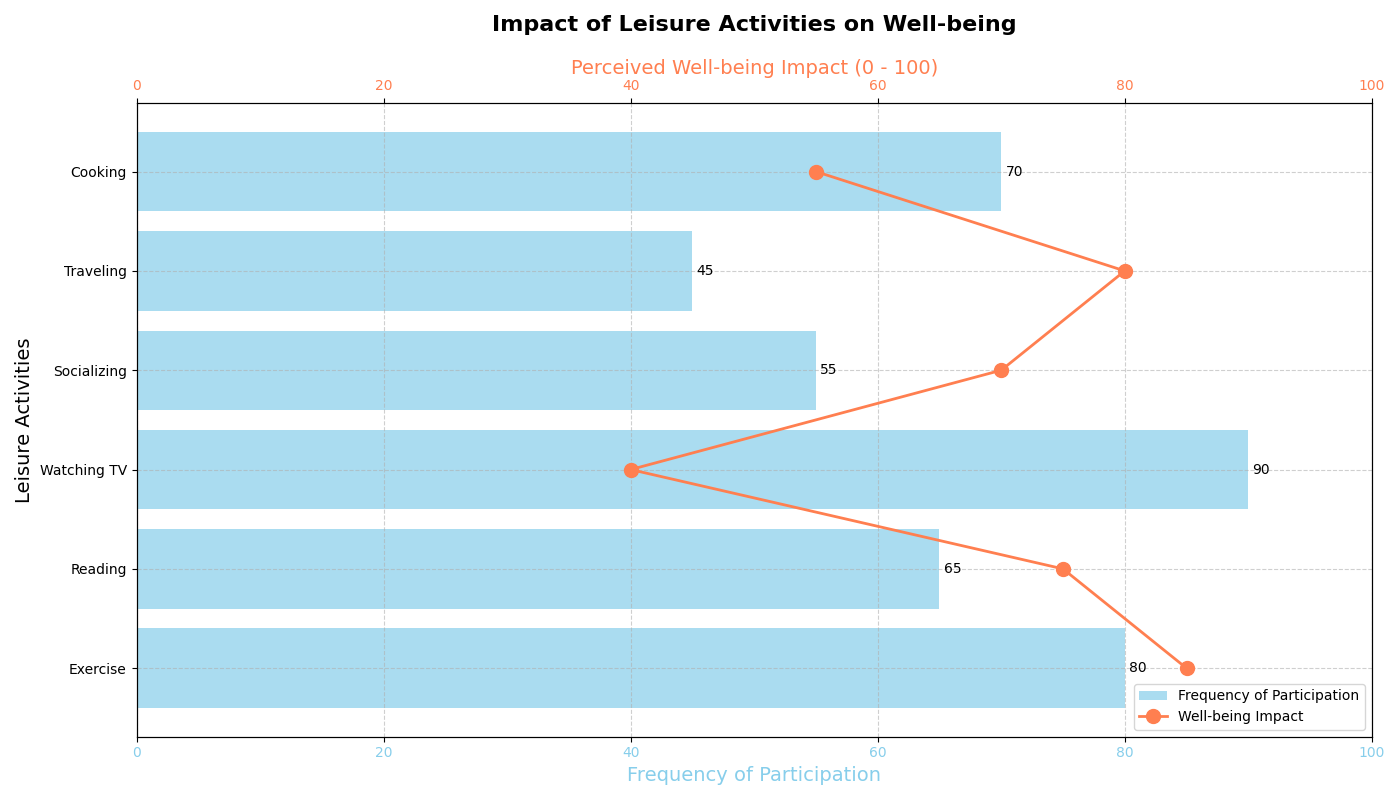

The Python source for this figure:
import matplotlib.pyplot as plt
import numpy as np

activities = ["Exercise", "Reading", "Watching TV", "Socializing", "Traveling", "Cooking"]
frequencies = np.array([80, 65, 90, 55, 45, 70])
well_being_impact = np.array([85, 75, 40, 70, 80, 55])

fig, ax1 = plt.subplots(figsize=(14, 8))

bars = ax1.barh(activities, frequencies, color='skyblue', alpha=0.7, label='Frequency of Participation')

for bar in bars:
    width = bar.get_width()
    ax1.annotate(f'{width}',
                xy=(width, bar.get_y() + bar.get_height() / 2),
                xytext=(3, 0),  # 3 points horizontal offset
                textcoords="offset points",
                ha='left', va='center')

ax1.set_title('Impact of Leisure Activities on Well-being', fontsize=16, weight='bold', pad=20)
ax1.set_xlabel('Frequency of Participation', fontsize=14, color='skyblue')
ax1.set_ylabel('Leisure Activities', fontsize=14)
ax1.set_xlim(0, 100)
ax1.xaxis.label.set_color('skyblue')
ax1.tick_params(axis='x', labelcolor='skyblue')
ax1.grid(True, linestyle='--', alpha=0.6)

ax2 = ax1.twiny()
ax2.plot(well_being_impact, activities, color='coral', marker='o', linestyle='-', linewidth=2, markersize=10, label='Well-being Impact')
ax2.set_xlabel('Perceived Well-being Impact (0 - 100)', fontsize=14, color='coral')
ax2.set_xlim(0, 100)
ax2.xaxis.label.set_color('coral')
ax2.tick_params(axis='x', labelcolor='coral')

lines_1, labels_1 = ax1.get_legend_handles_labels()
lines_2, labels_2 = ax2.get_legend_handles_labels()
ax1.legend(lines_1 + lines_2, labels_1 + labels_2, loc='lower right', fontsize=10)

fig.tight_layout()
plt.show()
